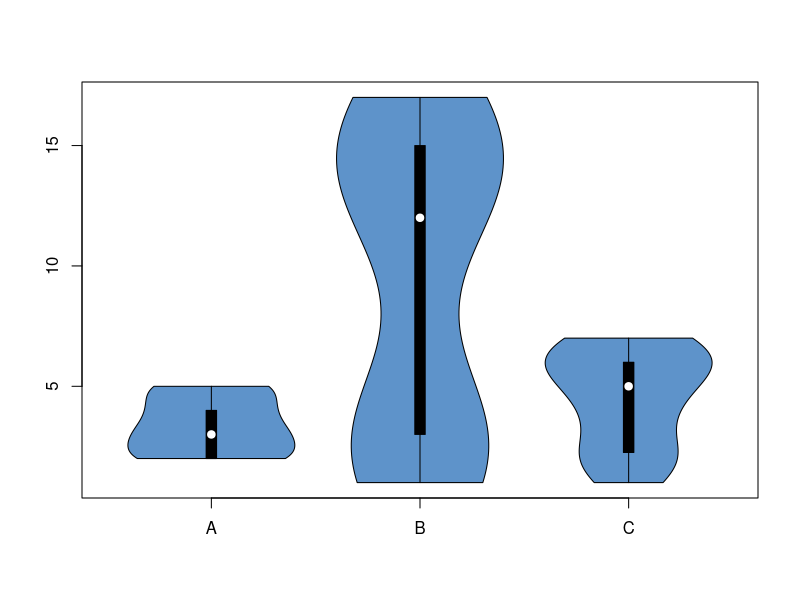

Here is the R script that generated this plot: (Note: this script raises an error after producing the figure.)
## ---- chunk 1
knitr::opts_chunk$set(echo = TRUE)
## ---- chunk 2
library(vioplot)
library(ggplot2)
## ---- chunk 3
# Create data
treatment <- c(rep("A", 30) , rep("B", 30) , rep("C", 30) )
value <- c( sample(2:5, 30 , replace=T) , sample(c(1:5,12:17), 30 , replace=T), sample(1:7, 30 , replace=T) )
data <- data.frame(treatment,value)

# Draw the plot
with(data , vioplot( 
  value[treatment=="A"] , value[treatment=="B"], value[treatment=="C"],  
  col=rgb(0.1,0.4,0.7,0.7) , names=c("A","B","C") 
))

## ---- chunk 4
team <- c(nba_players$TEAM[nba_players$TEAM == "OKC"],
          nba_players$TEAM[nba_players$TEAM == "UTA"],
          nba_players$TEAM[nba_players$TEAM == "CHI"])
pts <- c(nba_players$PTS[nba_players$TEAM == "OKC"],
           nba_players$PTS[nba_players$TEAM == "UTA"],
           nba_players$PTS[nba_players$TEAM == "CHI"])
data <- data.frame(team, pts)

## ---- chunk 5
with(data , vioplot( 
  pts[team=="OKC"] , pts[team=="UTA"], pts[team=="CHI"],  
  col=rgb(0.1,0.4,0.7,0.7) , names=c("OKC","UTA","CHI") 
))
## ---- chunk 6
with(data , vioplot( 
  pts[team=="OKC"] , pts[team=="UTA"], pts[team=="CHI"],  
  col=rgb(0.1,0.4,0.7,0.7) , names=c("OKC","UTA","CHI"),
  xlab = "Teams",
  ylab = "Points",
  main = "NBA Points Per Team"
))
## ---- chunk 7
with(data , vioplot( 
  pts[team=="OKC"] , pts[team=="UTA"], pts[team=="CHI"],  
  col=rgb(0.1,0.4,0.7,0.7) , names=c("OKC","UTA","CHI"),
  xlab = "Teams",
  ylab = "Points",
  main = "NBA Points Per Team",
  horizontal = T
))
## ---- chunk 8
with(data , vioplot( 
  pts[team=="OKC"] , pts[team=="UTA"], pts[team=="CHI"],  
  col=rgb(0.1,0.4,0.7,0.7) , names=c("OKC","UTA","CHI"),
  xlab = "Teams",
  ylab = "Points",
  main = "NBA Points Per Team",
  ylim = c(0,27)
))
## ---- chunk 9
with(data , vioplot( 
  pts[team=="OKC"] , pts[team=="UTA"], pts[team=="CHI"],  
  col= c(255,234,268) , names=c("OKC","UTA","CHI"),
  xlab = "Teams",
  ylab = "Points",
  main = "NBA Points Per Team",
  ylim = c(0,27)
))
## ---- chunk 10
with(data , vioplot( 
  pts[team=="OKC"] , pts[team=="UTA"], pts[team=="CHI"],  
  col= c(255,234,268) , names=c("OKC","UTA","CHI"),
  xlab = "Teams",
  ylab = "Points",
  main = "NBA Points Per Team",
  ylim = c(0,27),
  border = c(sample(200:900, 3))
))
## ---- chunk 11
with(data , vioplot( 
  pts[team=="OKC"] , pts[team=="UTA"], pts[team=="CHI"],  
  col= c(255,234,268) , names=c("OKC","UTA","CHI"),
  xlab = "Teams",
  ylab = "Points",
  main = "NBA Points Per Team",
  ylim = c(0,27),
  border = c(sample(200:900, 3)),
  rectCol = c(893)
))
## ---- chunk 12
with(data , vioplot( 
  pts[team=="OKC"] , pts[team=="UTA"], pts[team=="CHI"],  
  col= c(255,234,268) , 
  names = c("TEAMS", "TEAMS", "TEAMS"),
  #names=c("OKC","UTA","CHI"),
  xlab = "Teams",
  ylab = "Points",
  main = "NBA Points Per Team",
  ylim = c(0,27),
  xlim = c(0.5,1.5),
  border = c(sample(200:900, 3)),
  rectCol = c(893),
  at = c(1,1,1)
))
## ---- chunk 13
with(data , vioplot( 
  pts[team=="OKC"] , pts[team=="UTA"], pts[team=="CHI"],  
  col= c(rgb(1,1,1, alpha = 0), rgb(1,1,1, alpha = 0), rgb(1,1,1, alpha = 0)) , 
  names = c("TEAMS", "TEAMS", "TEAMS"),#names=c("OKC","UTA","CHI"),
  #xlab = "Teams",
  ylab = "Points",
  main = "NBA Points Per Team",
  ylim = c(0,27),
  xlim = c(0.5,1.5),
  border = c(sample(200:900, 3)),
  rectCol = c(893),
  at = c(1,1,1)
))
## ---- chunk 14
ggplot(data, aes(x= team, y = pts, fill = team)) + 
  geom_violin(trim = F, show.legend = T) + 
  geom_boxplot(width = 0.1)
